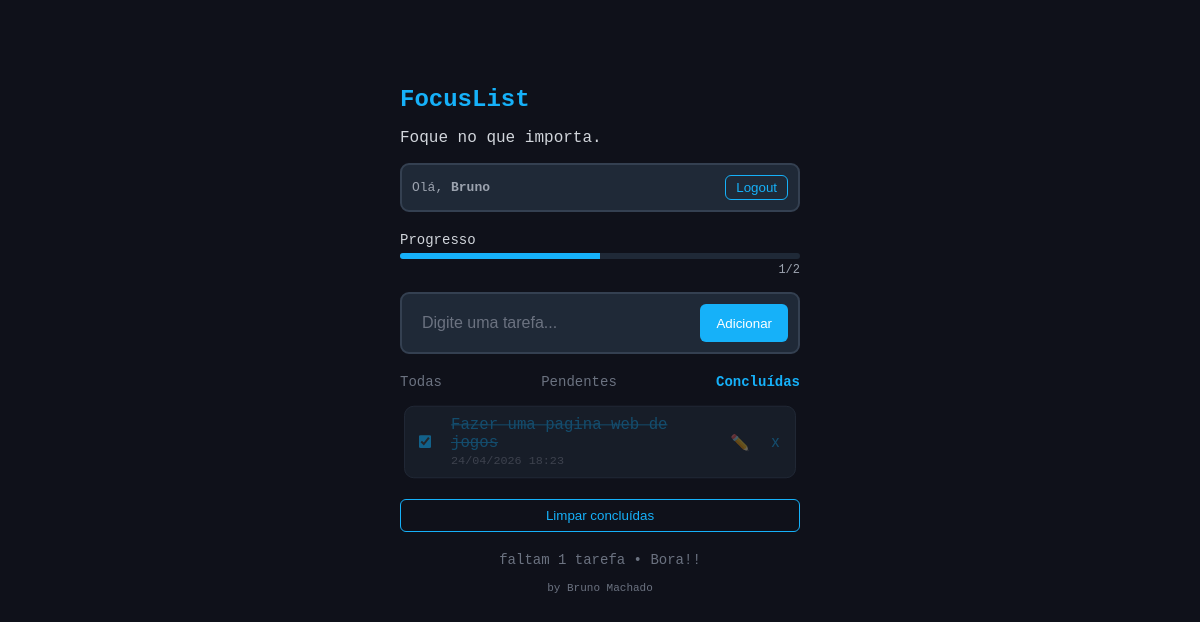
Screenshot of /?filter=done (signed in) with the database file from the repository.
### tarefas/models.py (models this page shows, shortened)
class Task(models.Model):
    user = models.ForeignKey(User, on_delete=models.CASCADE)
    label = models.CharField(max_length=100)
    done = models.BooleanField(default=False)
    created_at = models.DateTimeField(auto_now_add=True)

### tarefas/views.py (the view)
# urls.py: 2. Add a URL to urlpatterns:  path('', views.home, name='home')
@login_required
def home(request):
    filter_type = request.GET.get('filter', 'all')
    all_tasks = Task.objects.filter(user=request.user).order_by('-id')
    tasks = all_tasks
    if filter_type == 'done':
        tasks = all_tasks.filter(done=True)
    elif filter_type == 'pending':
        tasks = all_tasks.filter(done=False)
    else:
        tasks = all_tasks
    total_tasks = all_tasks.count()
    completed_tasks = all_tasks.filter(done=True).count()
    remaining_tasks = total_tasks - completed_tasks
    pct = int((completed_tasks / total_tasks) * 100) if total_tasks > 0 else 0
    return render(request, 'tarefas/home.html', {
        'tasks': tasks,
        'total': total_tasks,
        'completed': completed_tasks,
        'remaining': remaining_tasks,
        'pct': pct,
        'filter': filter_type,
    })

### tarefas/templates/tarefas/home.html (shortened to what this page needs)
{% extends 'tarefas/base.html' %}
{% block body %}
<div class="progress-container">
    <label>Progresso</label>
    <div class="progress-bar">
        <div class="progress" style="width: {{ pct }}%;"></div>
    </div>
    <div class="progress-count">{{ completed }}/{{ total }}</div>
</div>
<form class="task-form" method="POST" action="{% url 'add' %}">
    <input name="label" type="text" placeholder="Digite uma tarefa..." required autofocus />
    <button type="submit">Adicionar</button>
</form>
<div class="filters">
    <a href="?filter=all" class="{% if filter == 'all' %}active{% endif %}">Todas</a>
    <a href="?filter=pending" class="{% if filter == 'pending' %}active{% endif %}">Pendentes</a>
    <a href="?filter=done" class="{% if filter == 'done' %}active{% endif %}">Concluídas</a>
</div>
{% if tasks %}
<ul class="task-list">
    {% for task in tasks %}
    <li class="{% if task.done %}completed{% endif %}">
        <form method="POST" action="{% url 'toggle' task.id %}">
            <input type="checkbox" aria-label="Marcar como concluída"
                onchange="this.form.submit(); this.disabled = true;"
                {% if task.done %}checked{% endif %} />
        </form>
        <div class="task-content">
            <span class="task-title">
                {{ task.label }}
            </span>
            <small class="task-date">
                {{ task.created_at|date:"d/m/Y H:i" }}
            </small>
        </div>
        <button type="button" class="edit-btn" onclick="startEdit(this)">✏️</button>
        <form method="POST" action="{% url 'delete' task.id %}">
            <button class="delete" title="Excluir tarefa">x</button>
        </form>
    </li>
    {% endfor %}
</ul>
<form method="POST" action="{% url 'clear_completed' %}">
    <button type="button" class="clear-btn" onclick="openModal()">Limpar concluídas</button>
</form>
<p class="footer">faltam {{ remaining }} tarefa{% if remaining != 1 %}s{% endif %} • Bora!!</p>
<p class="createby">by Bruno Machado</p>
{% else %}
<p class="footer">Nenhuma tarefa pendente.</p>
{% endif %}
{% endblock %}

### tarefas/templates/tarefas/base.html (shortened to what this page needs)
{% load static %}
<!DOCTYPE html>
<html lang="pt-br">
<head>
    <link rel="stylesheet" href="{% static 'css/style.css' %}">
</head>
<body>
    <div class="container">
        <h1 class="title">FocusList</h1>
        <p class="date">Foque no que importa.</p>
        {% if request.user.is_authenticated %}
        <div class="user-bar">
            <span class="user-info">
                Olá, <strong>{{ request.user.username }}</strong>
            </span>
            <form method="POST" action="{% url 'logout' %}">
                <button type="submit" class="logout-btn">Logout</button>
            </form>
        </div>
{% endif %}
        {% block body %}
        {% endblock %}
    </div>
</body>
</html>

### tarefas/static/css/style.css (style rules this page uses)
:root { --primary-color: #16b1f9; --secondary-color: #1f2937; }
body { margin: 0; padding: 0; font-family: 'Courier New', monospace; background-color: #0f111a; color: #d1d5db; display: flex; justify-content: center; align-items: flex-start; padding-top: 50px; }
.container { position: relative; width: 90%; max-width: 400px; padding: 20px; }
.title { font-size: 24px; color: var(--primary-color); }
.user-bar { display: flex; justify-content: space-between; align-items: center; margin-bottom: 20px; padding: 10px; background-color: var(--secondary-color); border-radius: 9px; border: 2px solid #344051; }
.user-bar form { margin: 0; }
.user-info { font-size: 13px; color: #9ca3af; }
.logout-btn { background: none; border: 1px solid var(--primary-color); color: var(--primary-color); padding: 4px 10px; border-radius: 6px; cursor: pointer; transition: 0.2s; }
.clear-btn { width: 100%; margin-top: 10px; background: transparent; border: 1px solid var(--primary-color); color: var(--primary-color); padding: 8px; border-radius: 6px; cursor: pointer; transition: 0.2s; }
.progress-container { margin-bottom: 15px; position: relative; }
.progress-container label { display: block; font-size: 14px; margin-bottom: 5px; }
.progress-bar { background-color: var(--secondary-color); border-radius: 4px; height: 6px; width: 100%; overflow: hidden; }
.progress { background-color: var(--primary-color); height: 100%; transition: width 0.3s ease; }
.progress-count { text-align: right; font-size: 12px; color: #9ca3af; margin-top: 4px; }
.task-form { display: flex; gap: 8px; margin-bottom: 20px; background-color: var(--secondary-color); padding: 10px; border-radius: 9px; border: 2px solid #344051; transition: 0.2s; }
.task-form input { flex: 1; background-color: transparent; border: none; padding: 10px; color: #d1d5db; font-size: 16px; outline: none; }
.task-form input::placeholder { color: #6b7280; }
.task-form button { background-color: var(--primary-color); color: white; flex-shrink: 0; border: none; padding: 0 16px; border-radius: 6px; cursor: pointer; transition: 0.2s; }
.task-list { list-style: none; padding: 0; margin: 0; }
.task-list li { display: flex; align-items: center; background-color: var(--secondary-color); margin-bottom: 10px; gap: 10px; color: var(--primary-color); padding: 10px; border-radius: 10px; border: 1px solid #344051; transition: all 0.2s ease; }
.task-list li input[type="checkbox"] { margin-right: 10px; accent-color: var(--primary-color); }
.task-list li.completed { opacity: 0.5; transform: scale(0.98); animation: completeFade 0.3s ease; }
.task-list li.completed .task-title { text-decoration: line-through; opacity: 0.7; }
.task-content { display: flex; flex-direction: column; flex: 1; gap: 2px; }
.task-title { display: block; font-size: 16px; word-break: break-word; }
.task-date { font-size: 12px; color: #6b7280; }
.edit-btn { background: none; border: none; color: var(--primary-color); cursor: pointer; font-size: 16px; opacity: 0.7; }
.delete { background: none; border: none; color: var(--primary-color); font-size: 16px; cursor: pointer; margin-left: auto; opacity: 0.7; transition: 0.2s; }
.filters { display: flex; justify-content: space-between; margin-bottom: 15px; }
.filters a { text-decoration: none; color: #6b7280; font-size: 14px; }
.filters a.active { color: var(--primary-color); font-weight: bold; }
.createby { text-align: center; color: #6b7280; font-size: 11px; margin-bottom: 20px; }
.footer { margin-top: 20px; text-align: center; font-size: 14px; color: #6b7280; }

### rows the page displays
Task: done "☑", label "Fazer uma pagina web de jogos", created_at "24/04/2026 18:23"

### other values shown
{{ request.user.username }} "Bruno"
{{ completed }} "1"
{{ total }} "2"
{{ remaining }} "1"
